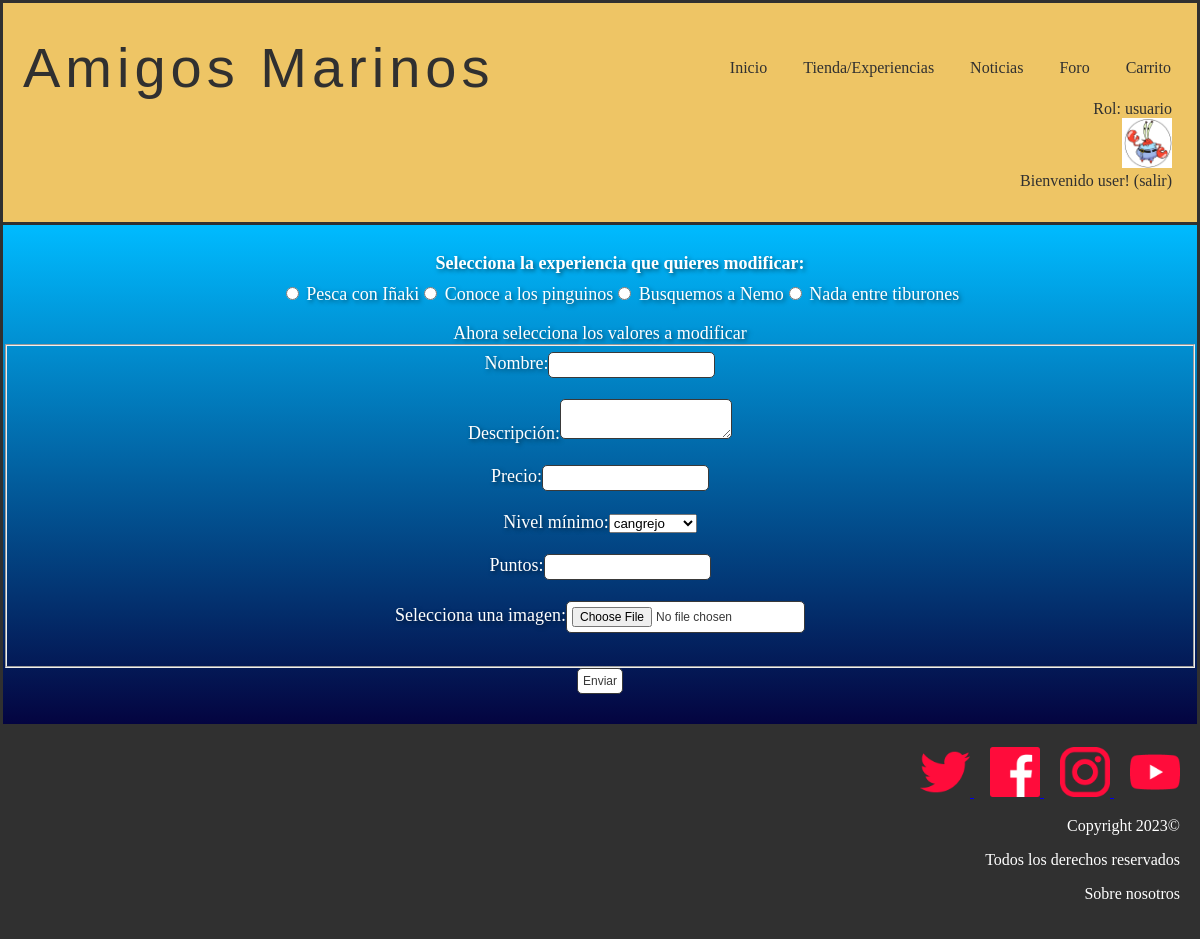
Screenshot of /modificarExperiencia.php (signed in) with the database file from the repository.
### tables this page shows
CREATE TABLE IF NOT EXISTS `rol` (
  `numero` int(11) NOT NULL,
  `nombre` varchar(25) NOT NULL,
  PRIMARY KEY (`numero`)
);

CREATE TABLE IF NOT EXISTS `experiencias` (
  `nombre` varchar(25) NOT NULL,
  `id` int(11) NOT NULL AUTO_INCREMENT,
  `descripcion` text NOT NULL,
  `precio` float NOT NULL,
  `nivelminimo` int(11) NOT NULL,
  `puntos` int(11) NOT NULL,
  `imagen` varchar(50) NOT NULL,
  PRIMARY KEY (`id`),
  KEY `nivelminimo` (`nivelminimo`)
);

### includes/Usuario.php (called while the page is built, shortened)
<?php
class Usuario{
    public static function getNombreRol($rol)
    {
        $conn = Aplicacion::getInstance()->getConexionBd();
        $query = sprintf("SELECT nombre FROM rol U WHERE U.numero='%d'", $rol);
        $rs = $conn->query($query);
        $fila=$rs->fetch_assoc();
        return $fila['nombre'];
    }
}
?>

### includes/level.php (called while the page is built, shortened)
<?php
class level{
    public static function getLevel($puntos){
        $conn = Aplicacion::getInstance()->getConexionBd();
        $query = sprintf("SELECT numero FROM nivel U WHERE $puntos<=U.maximo AND $puntos>=U.minimo");
        $rs = $conn->query($query);
        $fila=$rs->fetch_assoc();
        return $fila['numero'];
    }
    public static function getAllLevels(){
        $conn = Aplicacion::getInstance()->getConexionBd();
        $query = sprintf("SELECT nombre FROM nivel  ");
        $rs = $conn->query($query);
        return $rs;
    }
}
?>

### includes/experiencias.php (called while the page is built, shortened)
<?php
class Experiencia {
    private $nombre;
    private $id;
    private $descripcion;
    private $precio;
    private $puntos;
    private $urlImagen;
    private function __construct($id = null , $descripcion, $precio,$nivelminimo, $urlImagen, $nombre,$puntos)
    {
        $this->id = $id;
        $this->descripcion = $descripcion;
        $this->nombre = $nombre;
        $this->precio = $precio;
        $this->urlImagen = $urlImagen;
        $this->puntos=$puntos;
    }
    public static function cargarExperiencias(){
        $experiencias = [];
        $conn=Aplicacion::getInstance()->getConexionBd();
        $query = "SELECT * FROM experiencias";
        $resultado = mysqli_query($conn, $query);
        if(mysqli_num_rows($resultado) > 0){
            $i = 0;
            while($fila = $resultado->fetch_assoc()){
                $experiencias[$i] = new Experiencia($fila["id"], $fila["descripcion"], $fila["precio"], $fila["nivelminimo"], $fila["imagen"], $fila["nombre"],$fila['puntos']);
                $i++;
            }
            return $experiencias;
        }
        else{
            return false;
        }
    }
    public function getId()
    {
        return $this->id;
    }
    public function getNombre()
    {
        return $this->nombre;
    }
    public function getPuntos()
    {
        return $this->puntos;
    }
    public function getDescripcion(){
        return $this->descripcion;
    }
    public function getImagen(){
        return $this->urlImagen;
    }
    public function getPrecio(){
        return $this->precio;
    }
}
?>

### modificarExperiencia.php (the view, shortened to what this page needs)
<?php
    require_once __DIR__.'/includes/experiencias.php';
    require_once './includes/level.php';
?>
<!DOCTYPE html>
<html>
    <head>
        <link href= "./css/style.css" rel="stylesheet" type="text/css">
    </head>
    <body>
        <?php
            require ('./includes/comun/cabecera.php');
        ?>
        <main>
                <div class="container">
                    <div class="exp">
                        <ul class="modificarExp">
                            <?php
                                $experiencias = Experiencia::cargarExperiencias();
                                if(empty($experiencias)){
                                    echo '<h2>No hay experiencias en la tienda</h2>';
                                }
                                else{
                                    echo '<form action="validarEdicion.php?es=experiencia" method="post"  enctype="multipart/form-data">';
                                    echo '<label>Selecciona la experiencia que quieres modificar:</label>';
                                        foreach($experiencias as $e){
                                            $id = $e->getId();
                                    $nombre = $e->getNombre();
                                    $descripcion = $e->getDescripcion();
                                    $precio = $e->getPrecio();
                                    $puntos=$e->getPuntos();
                                    $imagen = $e->getImagen();
                                    echo "<li><input type='radio' name='experiencia' value='". $id ."' data-nombre='". $nombre ."' data-descripcion='". $descripcion ."' data-precio='". $precio ."' data-imagen='". $imagen ."'data-puntos='". $puntos ."'> ". $nombre ."</li>";
                                        }
                        echo '</ul>';
                                    echo '<label>Ahora selecciona los valores a modificar</label>';
                                    echo '<fieldset>';
                                    echo '<label for="nombre">Nombre:</label>';
                                    echo '<input type="text" name="nombre" id="nombre"><br><br>';
                                    echo '<label for="descripcion">Descripción:</label>';
                                    echo '<textarea name="descripcion" id="descripcion"></textarea><br><br>';
                                    echo '<label for="precio">Precio:</label>';
                                    echo '<input type="number" name="precio" id="precio"><br><br>';
                                    echo '<label for="nivelminimo">Nivel mínimo:</label>';
                                    echo '<select name ="nivelminimo" id="nivelminimo">';
                                    $result=level::getAllLevels();
                                    while($row=mysqli_fetch_object($result)){
                                        echo "<option value=$nivelminimo>$row->nombre</option>";
                                    }
                                    echo'</select> <br><br>';
                                    echo '<label for="puntos">Puntos:</label>';
                                    echo '<input type="number" name="puntos" id="puntos"><br><br>';
                                    echo '<label for="imagen">Selecciona una imagen:</label>';
                                    echo '<input type="file" name="imagen" id="imagen"><br><br>';
                                    echo '</fieldset>';
                                    echo '<input type="submit" value="Enviar">';
                                }
                        ?>
                    </div>
                </div>
                <?php
                    require('./includes/comun/pie.php');
                ?>
        </main>
    </body>
</html>

### includes/comun/cabecera.php (shortened to what this page needs)
<?php
require_once './includes/level.php';
require_once './includes/Usuario.php';
function reconocerUsuario() {
  if (isset($_SESSION["login"]) && ($_SESSION["login"]===true)){
    echo'Rol: '.Usuario::getNombreRol($_SESSION['rol']);
    $level=level::getLevel($_SESSION["puntos"]);
    if($level == level::cangrejo){
      echo '<form method="post" action="micuenta.php">
      <input type="image" src="./img/cangrejo.jpg" name="boton" width="50" alt="Botón icono cangrejo"  height="50" />
      </form>';
      echo 'Bienvenido ' . $_SESSION['nombre'] . '! ';
      echo '<a href="logout.php">(salir)</a>';
    }
  } else {
    echo '<form method="post" action="login.php">
    <input type="image" src="./img/usuariodesconocido.jpg" name="boton" width="50" alt="Botón para ir a login"  height="50" />
    </form>';
    echo 'Usuario desconocido. ';
    echo '<a href="login.php">Login </a>';
  }
}
?>
<header class ="header">
        <div class="cont logo-nav-cont" >
        <a class="logo">Amigos Marinos</a>
        <nav class="navigation">
          <ul>
            <li><a href="index.php">Inicio</a></li>
            <li><a href="tienda.php">Tienda/Experiencias</a></li>
            <li><a href="mostrarnoticias.php">Noticias</a></li>
            <li><a href="foro.php">Foro</a></li>
          <?php
          if (isset($_SESSION["login"]) && ($_SESSION["login"]===true)){
              ?>
            <li><a href="vistaCarrito.php">Carrito</a></li>
            <?php
          }
          ?>
          </ul>
        </nav>
       </div>
		<div class="login" >
		 <?php
		reconocerUsuario();
		?>
		</div>
</header>

### css/style.css (style rules this page uses)
body { color: white; background-color: white; text-align: center; margin: auto; }
.container { background-image: linear-gradient(to bottom,#00bbff, #040440); border: 3px solid #303030; padding-top: 10px; padding-bottom: 20px; }
.header { background-color: #eec565; color:#303030; border: 3px solid #303030; border-bottom: none; padding:2rem 0; }
.header a { color:#303030; text-decoration:none; }
.logo { letter-spacing: 5px; font-size: 3.5em; font-family:Impact, Haettenschweiler, 'Arial Narrow Bold', sans-serif; margin-left: 20px; }
.logo-nav-cont { display: flex; justify-content: space-between; align-items: center; margin-right: 10px; }
.navigation ul { margin: 0; padding: 0; list-style: none; }
.navigation ul li { display: inline-block; }
.navigation ul li a { display: block; padding: 0.5rem 1rem; transition: all 0.4s linear; border-radius: 5px; }
.login { text-align: right; margin-right: 25px; }
input[type="text"], input[type="email"], input::placeholder, input[type="password"],textarea,input[type="number"],input[type="password"] { background-color: transparent; border: none; font-size: 25px; border-bottom: 2px solid #fff; color: #fff; text-align: center; text-shadow: 2px 2px 4px rgba(0, 0, 0, 0.5); }
.modificarExp li { color:white; list-style: none; text-align: center; font-weight:500; font-size: large; display: inline-block; }
.modificarExp label { font-size: 18px; font-weight: bold; display: block; margin-bottom: 10px; }
.exp { color:white; text-shadow: 2px 2px 4px rgba(0, 0, 0, 0.5); font-weight:500; font-size: 18px; display: block; margin-bottom: 10px; }
.exp input { border: 1px solid #393939; border-radius: 5px 5px 5px 5px; color: #393939; font-size: 12px; padding: 5px; background: white; cursor: pointer; }
.exp textarea { background: white; border: 1px solid #393939; border-radius: 5px 5px 5px 5px; color: black; font-size: 12px; padding: 5px; cursor: pointer; }
#nombre { text-decoration: underline; }

### rows the page displays
rol: nombre "usuario"
experiencias: nombre "Pesca con Iñaki"
experiencias: nombre "Conoce a los pinguinos"
experiencias: nombre "Busquemos a Nemo"
experiencias: nombre "Nada entre tiburones"

### other values shown
$_SESSION['nombre'] "user"
form field nivelminimo "cangrejo"
